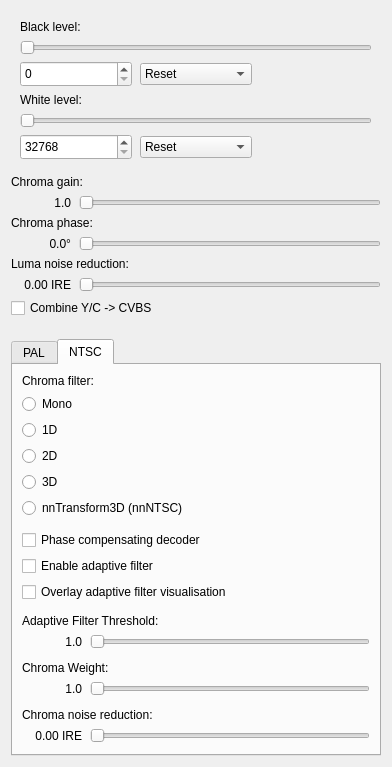
<?xml version="1.0" encoding="UTF-8"?>
<ui version="4.0">
 <class>ChromaDecoderConfigDialog</class>
 <widget class="QDialog" name="ChromaDecoderConfigDialog">
  <property name="geometry">
   <rect>
    <x>0</x>
    <y>0</y>
    <width>440</width>
    <height>620</height>
   </rect>
  </property>
  <property name="windowTitle">
   <string>Video Decoder Configuration</string>
  </property>
  <layout class="QVBoxLayout" name="outerVerticalLayout">
   <property name="sizeConstraint">
    <enum>QLayout::SetFixedSize</enum>
   </property>
   <item>
    <widget class="QWidget" name="videoLevelsWidget" native="true">
     <layout class="QGridLayout" name="videoLevelsGridLayout">
      <property name="horizontalSpacing">
       <number>8</number>
      </property>
      <property name="verticalSpacing">
       <number>6</number>
      </property>
      <item row="0" column="0" colspan="3">
       <widget class="QLabel" name="blackLevelLabel">
        <property name="text">
         <string>Black level:</string>
        </property>
        <property name="alignment">
         <set>Qt::AlignLeft|Qt::AlignVCenter</set>
        </property>
       </widget>
      </item>
      <item row="1" column="0" colspan="3">
       <widget class="QSlider" name="blackLevelHorizontalSlider">
        <property name="sizePolicy">
         <sizepolicy hsizetype="MinimumExpanding" vsizetype="Fixed">
          <horstretch>0</horstretch>
          <verstretch>0</verstretch>
         </sizepolicy>
        </property>
        <property name="minimumSize">
         <size>
          <width>300</width>
          <height>0</height>
         </size>
        </property>
        <property name="orientation">
         <enum>Qt::Horizontal</enum>
        </property>
       </widget>
      </item>
      <item row="2" column="0">
       <widget class="QSpinBox" name="blackLevelSpinBox">
        <property name="minimumSize">
         <size>
          <width>110</width>
          <height>26</height>
         </size>
        </property>
        <property name="minimum">
         <number>0</number>
        </property>
        <property name="maximum">
         <number>32767</number>
        </property>
        <property name="singleStep">
         <number>1</number>
        </property>
        <property name="displayIntegerBase">
         <number>10</number>
        </property>
       </widget>
      </item>
      <item row="2" column="1">
       <widget class="QComboBox" name="blackLevelResetComboBox">
        <item>
         <property name="text">
          <string>Reset</string>
         </property>
        </item>
        <item>
         <property name="text">
          <string>NTSC</string>
         </property>
        </item>
        <item>
         <property name="text">
          <string>NTSC-J</string>
         </property>
        </item>
       </widget>
      </item>
      <item row="3" column="0" colspan="3">
       <widget class="QLabel" name="whiteLevelLabel">
        <property name="text">
         <string>White level:</string>
        </property>
        <property name="alignment">
         <set>Qt::AlignLeft|Qt::AlignVCenter</set>
        </property>
       </widget>
      </item>
      <item row="4" column="0" colspan="3">
       <widget class="QSlider" name="whiteLevelHorizontalSlider">
        <property name="sizePolicy">
         <sizepolicy hsizetype="MinimumExpanding" vsizetype="Fixed">
          <horstretch>0</horstretch>
          <verstretch>0</verstretch>
         </sizepolicy>
        </property>
        <property name="minimumSize">
         <size>
          <width>300</width>
          <height>0</height>
         </size>
        </property>
        <property name="orientation">
         <enum>Qt::Horizontal</enum>
        </property>
        <property name="invertedAppearance">
         <bool>false</bool>
        </property>
        <property name="invertedControls">
         <bool>false</bool>
        </property>
       </widget>
      </item>
      <item row="5" column="0">
       <widget class="QSpinBox" name="whiteLevelSpinBox">
        <property name="minimumSize">
         <size>
          <width>110</width>
          <height>26</height>
         </size>
        </property>
        <property name="minimum">
         <number>32768</number>
        </property>
        <property name="maximum">
         <number>65535</number>
        </property>
        <property name="singleStep">
         <number>1</number>
        </property>
        <property name="displayIntegerBase">
         <number>10</number>
        </property>
       </widget>
      </item>
      <item row="5" column="1">
       <widget class="QComboBox" name="whiteLevelResetComboBox">
        <item>
         <property name="text">
          <string>Reset</string>
         </property>
        </item>
        <item>
         <property name="text">
          <string>NTSC</string>
         </property>
        </item>
        <item>
         <property name="text">
          <string>NTSC-J</string>
         </property>
        </item>
       </widget>
      </item>
     </layout>
    </widget>
   </item>
   <item>
    <widget class="QLabel" name="chromaGainLabel">
     <property name="text">
      <string>Chroma gain:</string>
     </property>
    </widget>
   </item>
   <item>
    <layout class="QHBoxLayout" name="chromaGainRowLayout">
     <property name="spacing">
      <number>8</number>
     </property>
     <item>
      <widget class="QLabel" name="chromaGainValueLabel">
       <property name="minimumSize">
        <size>
         <width>60</width>
         <height>0</height>
        </size>
       </property>
       <property name="text">
        <string>1.0</string>
       </property>
       <property name="alignment">
        <set>Qt::AlignRight|Qt::AlignVCenter</set>
       </property>
      </widget>
     </item>
     <item>
      <widget class="QSlider" name="chromaGainHorizontalSlider">
       <property name="sizePolicy">
        <sizepolicy hsizetype="MinimumExpanding" vsizetype="Fixed">
         <horstretch>0</horstretch>
         <verstretch>0</verstretch>
        </sizepolicy>
       </property>
       <property name="minimumSize">
        <size>
         <width>300</width>
         <height>0</height>
        </size>
       </property>
       <property name="maximum">
        <number>200</number>
       </property>
       <property name="orientation">
        <enum>Qt::Horizontal</enum>
       </property>
      </widget>
     </item>
    </layout>
   </item>
   <item>
    <widget class="QLabel" name="chromaPhaseLabel">
     <property name="text">
      <string>Chroma phase:</string>
     </property>
    </widget>
   </item>
   <item>
    <layout class="QHBoxLayout" name="chromaPhaseRowLayout">
     <property name="spacing">
      <number>8</number>
     </property>
     <item>
      <widget class="QLabel" name="chromaPhaseValueLabel">
       <property name="minimumSize">
        <size>
         <width>60</width>
         <height>0</height>
        </size>
       </property>
       <property name="text">
        <string>0.0°</string>
       </property>
       <property name="alignment">
        <set>Qt::AlignRight|Qt::AlignVCenter</set>
       </property>
      </widget>
     </item>
     <item>
      <widget class="QSlider" name="chromaPhaseHorizontalSlider">
       <property name="minimumSize">
        <size>
         <width>300</width>
         <height>0</height>
        </size>
       </property>
       <property name="maximum">
        <number>200</number>
       </property>
       <property name="orientation">
        <enum>Qt::Horizontal</enum>
       </property>
      </widget>
     </item>
    </layout>
   </item>
   <item>
    <widget class="QLabel" name="yNRLabel">
     <property name="text">
      <string>Luma noise reduction:</string>
     </property>
    </widget>
   </item>
   <item>
    <layout class="QHBoxLayout" name="yNRRowLayout">
     <property name="spacing">
      <number>8</number>
     </property>
     <item>
      <widget class="QLabel" name="yNRValueLabel">
       <property name="minimumSize">
        <size>
         <width>60</width>
         <height>0</height>
        </size>
       </property>
       <property name="text">
        <string>0.00 IRE</string>
       </property>
       <property name="alignment">
        <set>Qt::AlignRight|Qt::AlignVCenter</set>
       </property>
      </widget>
     </item>
     <item>
      <widget class="QSlider" name="yNRHorizontalSlider">
      <property name="minimumSize">
       <size>
        <width>300</width>
        <height>0</height>
       </size>
      </property>
       <property name="orientation">
        <enum>Qt::Horizontal</enum>
       </property>
      </widget>
     </item>
    </layout>
   </item>
   <item>
    <widget class="QCheckBox" name="enableYCCombineCheckBox">
     <property name="text">
      <string>Combine Y/C -> CVBS</string>
     </property>
    </widget>
   </item>
   <item>
    <spacer name="verticalSpacer_1">
     <property name="orientation">
      <enum>Qt::Vertical</enum>
     </property>
     <property name="sizeHint" stdset="0">
      <size>
       <width>20</width>
       <height>15</height>
      </size>
     </property>
    </spacer>
   </item>
   <item>
    <widget class="QTabWidget" name="standardTabs">
     <property name="currentIndex">
      <number>1</number>
     </property>
     <widget class="QWidget" name="palTab">
      <attribute name="title">
       <string>PAL</string>
      </attribute>
      <layout class="QVBoxLayout" name="palVerticalLayout">
       <item>
        <widget class="QLabel" name="palFilterLabel">
         <property name="text">
          <string>Chroma filter:</string>
         </property>
        </widget>
       </item>
	   <item>
        <widget class="QRadioButton" name="palMonoRadioButton">
         <property name="text">
          <string>Mono</string>
         </property>
         <attribute name="buttonGroup">
          <string notr="true">palFilterButtonGroup</string>
         </attribute>
        </widget>
       </item>
       <item>
        <widget class="QRadioButton" name="palFilterPalColourRadioButton">
         <property name="text">
          <string>PalColour 2D</string>
         </property>
         <attribute name="buttonGroup">
          <string notr="true">palFilterButtonGroup</string>
         </attribute>
        </widget>
       </item>
       <item>
        <widget class="QRadioButton" name="palFilterTransform2DRadioButton">
         <property name="text">
          <string>Transform PAL 2D</string>
         </property>
         <attribute name="buttonGroup">
          <string notr="true">palFilterButtonGroup</string>
         </attribute>
        </widget>
       </item>
       <item>
        <widget class="QRadioButton" name="palFilterTransform3DRadioButton">
         <property name="text">
          <string>Transform PAL 3D</string>
         </property>
         <attribute name="buttonGroup">
          <string notr="true">palFilterButtonGroup</string>
         </attribute>
        </widget>
       </item>
       <item>
        <widget class="QRadioButton" name="palFilterSecamRadioButton">
         <property name="text">
          <string>SECAM</string>
         </property>
         <attribute name="buttonGroup">
          <string notr="true">palFilterButtonGroup</string>
         </attribute>
        </widget>
       </item>
       <item>
        <spacer name="verticalSpacer_7">
         <property name="orientation">
          <enum>Qt::Vertical</enum>
         </property>
         <property name="sizeHint" stdset="0">
          <size>
           <width>20</width>
           <height>6</height>
          </size>
         </property>
        </spacer>
       </item>
       <item>
        <spacer name="verticalSpacer_2">
         <property name="orientation">
          <enum>Qt::Vertical</enum>
         </property>
         <property name="sizeHint" stdset="0">
          <size>
           <width>20</width>
           <height>6</height>
          </size>
         </property>
        </spacer>
       </item>
       <item>
        <widget class="QLabel" name="thresholdLabel">
         <property name="text">
          <string>Transform threshold:</string>
         </property>
        </widget>
       </item>
       <item>
        <layout class="QHBoxLayout" name="thresholdRowLayout">
         <property name="spacing">
          <number>8</number>
         </property>
         <item>
          <widget class="QLabel" name="thresholdValueLabel">
           <property name="minimumSize">
            <size>
             <width>60</width>
             <height>0</height>
            </size>
           </property>
           <property name="text">
            <string>0.4</string>
           </property>
           <property name="alignment">
            <set>Qt::AlignRight|Qt::AlignVCenter</set>
           </property>
          </widget>
         </item>
         <item>
          <widget class="QSlider" name="thresholdHorizontalSlider">
           <property name="minimumSize">
            <size>
             <width>280</width>
             <height>0</height>
            </size>
           </property>
           <property name="maximum">
            <number>100</number>
           </property>
           <property name="orientation">
            <enum>Qt::Horizontal</enum>
           </property>
          </widget>
         </item>
        </layout>
       </item>
       <item>
        <spacer name="verticalSpacer_3">
         <property name="orientation">
          <enum>Qt::Vertical</enum>
         </property>
         <property name="sizeHint" stdset="0">
          <size>
           <width>20</width>
           <height>6</height>
          </size>
         </property>
        </spacer>
       </item>
       <item>
        <widget class="QCheckBox" name="showFFTsCheckBox">
         <property name="text">
          <string>Overlay FFT visualisation</string>
         </property>
        </widget>
       </item>
       <item>
        <widget class="QCheckBox" name="simplePALCheckBox">
         <property name="text">
          <string>Use Simple PAL decoder</string>
         </property>
        </widget>
       </item>
       <item>
        <spacer name="verticalSpacer_4">
         <property name="orientation">
          <enum>Qt::Vertical</enum>
         </property>
         <property name="sizeHint" stdset="0">
          <size>
           <width>20</width>
           <height>0</height>
          </size>
         </property>
        </spacer>
       </item>
      </layout>
     </widget>
     <widget class="QWidget" name="ntscTab">
      <attribute name="title">
       <string>NTSC</string>
      </attribute>
      <layout class="QVBoxLayout" name="ntscVerticalLayout">
       <item>
        <widget class="QLabel" name="ntscFilterLabel">
         <property name="text">
          <string>Chroma filter:</string>
         </property>
        </widget>
       </item>
	   <item>
        <widget class="QRadioButton" name="ntscMonoRadioButton">
         <property name="text">
          <string>Mono</string>
         </property>
         <attribute name="buttonGroup">
          <string notr="true">ntscFilterButtonGroup</string>
         </attribute>
        </widget>
       </item>
       <item>
        <widget class="QRadioButton" name="ntscFilter1DRadioButton">
         <property name="text">
          <string>1D</string>
         </property>
         <attribute name="buttonGroup">
          <string notr="true">ntscFilterButtonGroup</string>
         </attribute>
        </widget>
       </item>
       <item>
        <widget class="QRadioButton" name="ntscFilter2DRadioButton">
         <property name="text">
          <string>2D</string>
         </property>
         <attribute name="buttonGroup">
          <string notr="true">ntscFilterButtonGroup</string>
         </attribute>
        </widget>
       </item>
       <item>
        <widget class="QRadioButton" name="ntscFilter3DRadioButton">
         <property name="text">
          <string>3D</string>
         </property>
         <attribute name="buttonGroup">
          <string notr="true">ntscFilterButtonGroup</string>
         </attribute>
        </widget>
       </item>
       <item>
        <widget class="QRadioButton" name="ntscFilterNNTransform3DRadioButton">
         <property name="text">
          <string>nnTransform3D (nnNTSC)</string>
         </property>
         <attribute name="buttonGroup">
          <string notr="true">ntscFilterButtonGroup</string>
         </attribute>
        </widget>
       </item>
       <item>
        <spacer name="verticalSpacer_9">
         <property name="orientation">
          <enum>Qt::Vertical</enum>
         </property>
         <property name="sizeHint" stdset="0">
          <size>
           <width>20</width>
           <height>6</height>
          </size>
         </property>
        </spacer>
       </item>
       <item>
        <widget class="QCheckBox" name="phaseCompCheckBox">
         <property name="text">
          <string>Phase compensating decoder</string>
         </property>
        </widget>
       </item>
       <item>
        <widget class="QCheckBox" name="adaptiveCheckBox">
         <property name="text">
          <string>Enable adaptive filter</string>
         </property>
        </widget>
       </item>
       <item>
        <widget class="QCheckBox" name="showMapCheckBox">
         <property name="text">
          <string>Overlay adaptive filter visualisation</string>
         </property>
        </widget>
       </item>
       <item>
        <spacer name="verticalSpacer_5">
         <property name="orientation">
          <enum>Qt::Vertical</enum>
         </property>
         <property name="sizeHint" stdset="0">
          <size>
           <width>20</width>
           <height>6</height>
          </size>
         </property>
        </spacer>
       </item>
       <item>
        <widget class="QLabel" name="adaptThresholdLabel">
         <property name="text">
          <string>Adaptive Filter Threshold:</string>
         </property>
        </widget>
       </item>
       <item>
        <layout class="QHBoxLayout" name="adaptThresholdRowLayout">
         <property name="spacing">
          <number>8</number>
         </property>
         <item>
          <widget class="QLabel" name="adaptThresholdValueLabel">
           <property name="minimumSize">
            <size>
             <width>60</width>
             <height>0</height>
            </size>
           </property>
           <property name="text">
            <string>1.0</string>
           </property>
           <property name="alignment">
            <set>Qt::AlignRight|Qt::AlignVCenter</set>
           </property>
          </widget>
         </item>
         <item>
          <widget class="QSlider" name="adaptThresholdHorizontalSlider">
           <property name="minimumSize">
            <size>
             <width>280</width>
             <height>0</height>
            </size>
           </property>
           <property name="orientation">
            <enum>Qt::Horizontal</enum>
           </property>
          </widget>
         </item>
        </layout>
       </item>
       <item>
        <spacer name="verticalSpacer_10">
         <property name="orientation">
          <enum>Qt::Vertical</enum>
         </property>
         <property name="sizeHint" stdset="0">
          <size>
           <width>20</width>
           <height>6</height>
          </size>
         </property>
        </spacer>
       </item>
       <item>
        <widget class="QLabel" name="chromaWeightLabel">
         <property name="text">
          <string>Chroma Weight:</string>
         </property>
        </widget>
       </item>
       <item>
        <layout class="QHBoxLayout" name="chromaWeightRowLayout">
         <property name="spacing">
          <number>8</number>
         </property>
         <item>
          <widget class="QLabel" name="chromaWeightValueLabel">
           <property name="minimumSize">
            <size>
             <width>60</width>
             <height>0</height>
            </size>
           </property>
           <property name="text">
            <string>1.0</string>
           </property>
           <property name="alignment">
            <set>Qt::AlignRight|Qt::AlignVCenter</set>
           </property>
          </widget>
         </item>
         <item>
          <widget class="QSlider" name="chromaWeightHorizontalSlider">
           <property name="minimumSize">
            <size>
             <width>280</width>
             <height>0</height>
            </size>
           </property>
           <property name="orientation">
            <enum>Qt::Horizontal</enum>
           </property>
          </widget>
         </item>
        </layout>
       </item>
       <item>
        <spacer name="verticalSpacer_11">
         <property name="orientation">
          <enum>Qt::Vertical</enum>
         </property>
         <property name="sizeHint" stdset="0">
          <size>
           <width>20</width>
           <height>6</height>
          </size>
         </property>
        </spacer>
       </item>       
       <item>
        <widget class="QLabel" name="cNRLabel">
         <property name="text">
          <string>Chroma noise reduction:</string>
         </property>
        </widget>
       </item>
       <item>
        <layout class="QHBoxLayout" name="cNRRowLayout">
         <property name="spacing">
          <number>8</number>
         </property>
         <item>
          <widget class="QLabel" name="cNRValueLabel">
           <property name="minimumSize">
            <size>
             <width>60</width>
             <height>0</height>
            </size>
           </property>
           <property name="text">
            <string>0.00 IRE</string>
           </property>
           <property name="alignment">
            <set>Qt::AlignRight|Qt::AlignVCenter</set>
           </property>
          </widget>
         </item>
         <item>
          <widget class="QSlider" name="cNRHorizontalSlider">
           <property name="minimumSize">
            <size>
             <width>280</width>
             <height>0</height>
            </size>
           </property>
           <property name="orientation">
            <enum>Qt::Horizontal</enum>
           </property>
          </widget>
         </item>
        </layout>
       </item>
       <item>
        <spacer name="verticalSpacer">
         <property name="orientation">
          <enum>Qt::Vertical</enum>
         </property>
         <property name="sizeHint" stdset="0">
          <size>
           <width>20</width>
           <height>0</height>
          </size>
         </property>
        </spacer>
       </item>
      </layout>
     </widget>
    </widget>
   </item>
  </layout>
 </widget>
 <resources/>
 <connections/>
 <buttongroups>
  <buttongroup name="ntscFilterButtonGroup"/>
  <buttongroup name="palFilterButtonGroup"/>
 </buttongroups>
</ui>
